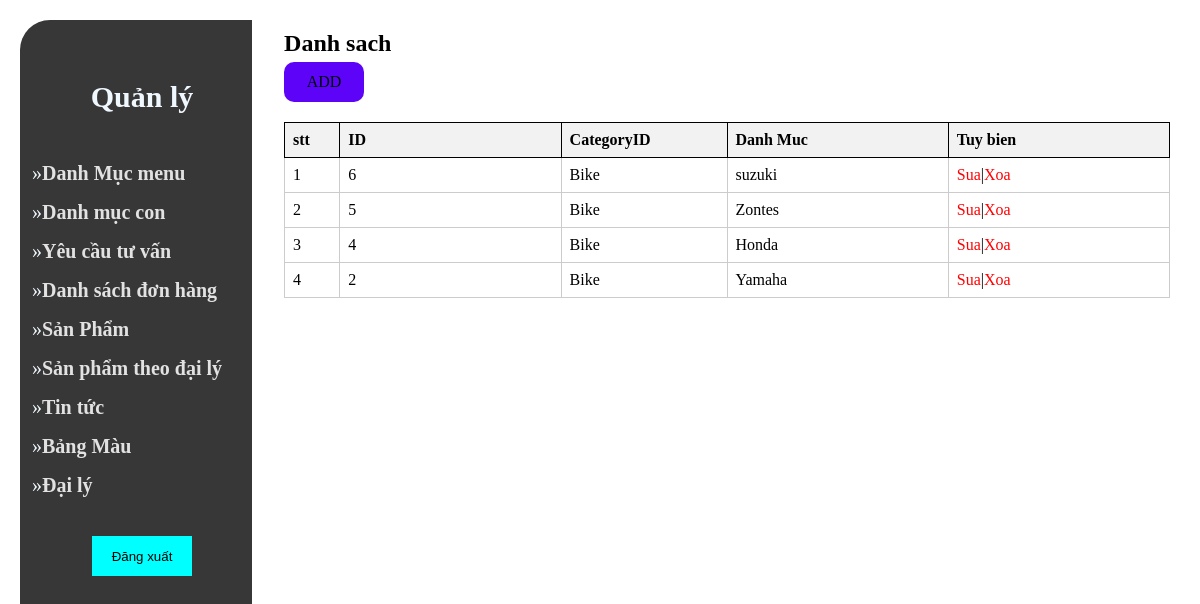
Screenshot of /admin/brandlist.php with the database file from the repository.
### tables this page shows
CREATE TABLE IF NOT EXISTS `brand` (
  `brand_id` int(11) NOT NULL AUTO_INCREMENT,
  `category_id` int(11) NOT NULL,
  `brand_name` varchar(255) NOT NULL,
  PRIMARY KEY (`brand_id`),
  UNIQUE KEY `brand_name` (`brand_name`),
  KEY `category_id` (`category_id`)
);

CREATE TABLE IF NOT EXISTS `product_category` (
  `id` int(11) NOT NULL AUTO_INCREMENT,
  `name` varchar(50) NOT NULL,
  PRIMARY KEY (`id`)
);

### admin/database.php (called while the page is built, shortened)
<?php
class Database
{
    public $host =DB_HOST;
    public $user = DB_USER;
    public $pass = DB_PASS;
    public $dbname = DB_NAME;
    public $link;
private function connectDB(){
    $this->link = new mysqli($this->host, $this->user, $this-> pass, $this->dbname);
}
public function select($query)
{
    $result = $this->link->query($query) or
    die($this->link->error.__LINE__);
    if($result->num_rows > 0)
    {
        return $result;
    }
    else
    {
        return false;
    }
}
}
?>

### admin/class/brandclass.php (called while the page is built, shortened)
<?php
include "database.php";
?>
<?php
class Brandclass
{
    private $db;
    public function __construct()
    {
        $this -> db = new Database();
    }
    public function show_brand()
    {
            $query = "SELECT *  From brand inner join product_category on brand.category_id = product_category.id
            order by brand.brand_id desc";
            $result = $this->db->select($query);
            return $result;
    }
}
?>

### admin/brandlist.php (the view)
<?php
include "header.php";
include "slider.php";
include "class/brandclass.php";
?>
<?php
$brand = new Brandclass;
$show_brand = $brand -> show_brand();
?>
<div class="admin_content_right">
<div class="admin_content_right_cateroty_list">
                    <h1>Danh sach </h1>
                    <div class ="button_add">
                        <a href="brand.php">ADD</a>
                    </div>
                    <table>
                        <tr>
                            <th>stt</th>
                            <th>ID</th>
                            <th>CategoryID</th>
                            <th>Danh Muc</th>
                            <th>Tuy bien</th>
                        </tr>
                        <?php
                        if($show_brand)
                        {
                            $i=0;
                            while( $result = $show_brand->fetch_assoc())
                            {$i++;
                        ?>
                        <tr>
                            <td><?php echo $i?></td>
                            <td><?php echo $result['brand_id']?></td>
                            <td><?php echo $result['name']?></td>
                            <td><?php echo $result['brand_name']?></td>
                            <td><a href="brandupdate.php?brand_id=<?php echo $result['brand_id'] ?>">Sua</a>|<a href="branddelete.php?brand_id=<?php echo $result['brand_id']?>"  onclick="return confirm('Bạn có chắc chắn muốn xóa?')">Xoa</a></td>
                        </tr>
                        <?php
                            }
                        }
                        ?>
                    </table>
                </div>
    </section>
</body>
</html>

### admin/style.css (style rules this page uses)
* { max-width: 100%; margin: 0; padding: 0; box-sizing: border-box; outline: none; }
.button_add { background-color: rgb(93, 3, 248); margin-top: 5px; display: flex; justify-content: center; align-items: center; border-radius: 10px; width: 80px; height: 40px; cursor: pointer; margin-bottom: 20px; }
a { text-decoration: none; color: black; }
table { color: black; }
.admin_content_right { width: 80%; padding: 30px 30px 0 12px; }
table { text-align: center; align-items: center; }
.admin_content_right_cateroty_list table { width: 100%; text-align: center; margin-top: 20px; }
.admin_content_right_cateroty_list table tr th,td { border: 1px solid black; }
table { border-collapse: collapse; }
.admin_content_right_cateroty_list table { width: 100%; border-collapse: collapse; }
.admin_content_right_cateroty_list th, .admin_content_right_cateroty_list td { border: 1px solid #ccc; padding: 8px; text-align: left; }
.admin_content_right_cateroty_list th { background-color: #f2f2f2; }
.admin_content_right_cateroty_list th:first-child, .admin_content_right_cateroty_list td:first-child { width: 5%; }
.admin_content_right_cateroty_list th:nth-child(2), .admin_content_right_cateroty_list td:nth-child(2) { width: 20%; }
.admin_content_right_cateroty_list th:nth-child(3), .admin_content_right_cateroty_list td:nth-child(3) { width: 15%; }
.admin_content_right_cateroty_list th:nth-child(4), .admin_content_right_cateroty_list td:nth-child(4) { width: 20%; }
.admin_content_right_cateroty_list th:nth-child(5), .admin_content_right_cateroty_list td:nth-child(5) { width: 20%; }
.admin_content_right_cateroty_list td a { color: #ff0000; text-decoration: none; }

### rows the page displays
brand: brand_id "6", product_category.name "Bike", brand_name "suzuki"
brand: brand_id "5", product_category.name "Bike", brand_name "Zontes"
brand: brand_id "4", product_category.name "Bike", brand_name "Honda"
brand: brand_id "2", product_category.name "Bike", brand_name "Yamaha"
